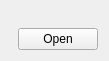
<?xml version="1.0" encoding="UTF-8"?>
<ui version="4.0">
 <class>BasicScreens::CErrorLogging</class>
 <widget class="QWidget" name="BasicScreens::CErrorLogging">
  <property name="geometry">
   <rect>
    <x>0</x>
    <y>0</y>
    <width>109</width>
    <height>61</height>
   </rect>
  </property>
  <property name="windowTitle">
   <string>Form</string>
  </property>
  <layout class="QGridLayout" name="gridLayout">
   <item row="0" column="0" colspan="2">
    <widget class="MainMenu::CScrollTable" name="widget" native="true"/>
   </item>
   <item row="1" column="0">
    <spacer name="horizontalSpacer">
     <property name="orientation">
      <enum>Qt::Horizontal</enum>
     </property>
     <property name="sizeHint" stdset="0">
      <size>
       <width>2</width>
       <height>20</height>
      </size>
     </property>
    </spacer>
   </item>
   <item row="1" column="1">
    <widget class="QPushButton" name="pushButton">
     <property name="focusPolicy">
      <enum>Qt::NoFocus</enum>
     </property>
     <property name="text">
      <string>Open</string>
     </property>
    </widget>
   </item>
  </layout>
 </widget>
 <customwidgets>
  <customwidget>
   <class>MainMenu::CScrollTable</class>
   <extends>QWidget</extends>
   <header>MainMenu/Include/ScrollTable.h</header>
   <container>1</container>
  </customwidget>
 </customwidgets>
 <resources/>
 <connections/>
</ui>
